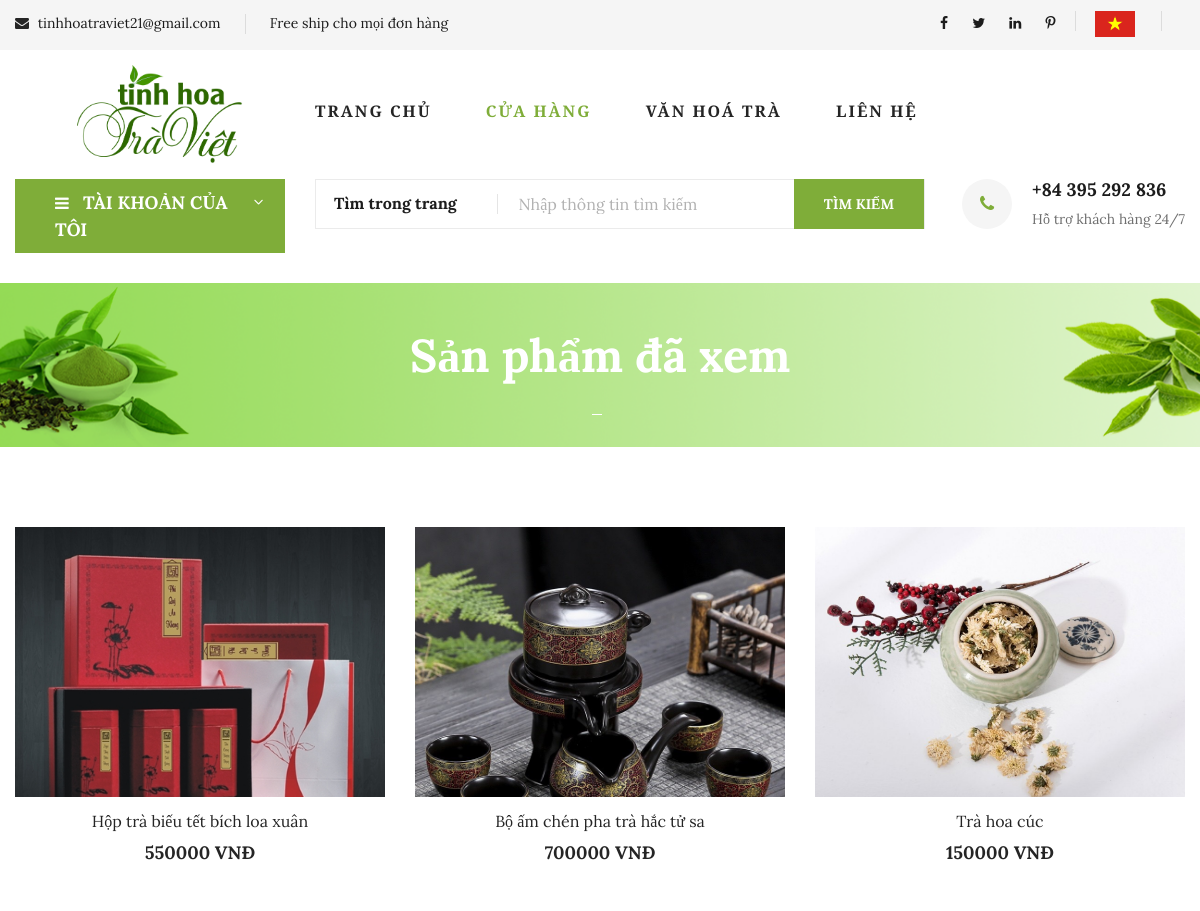
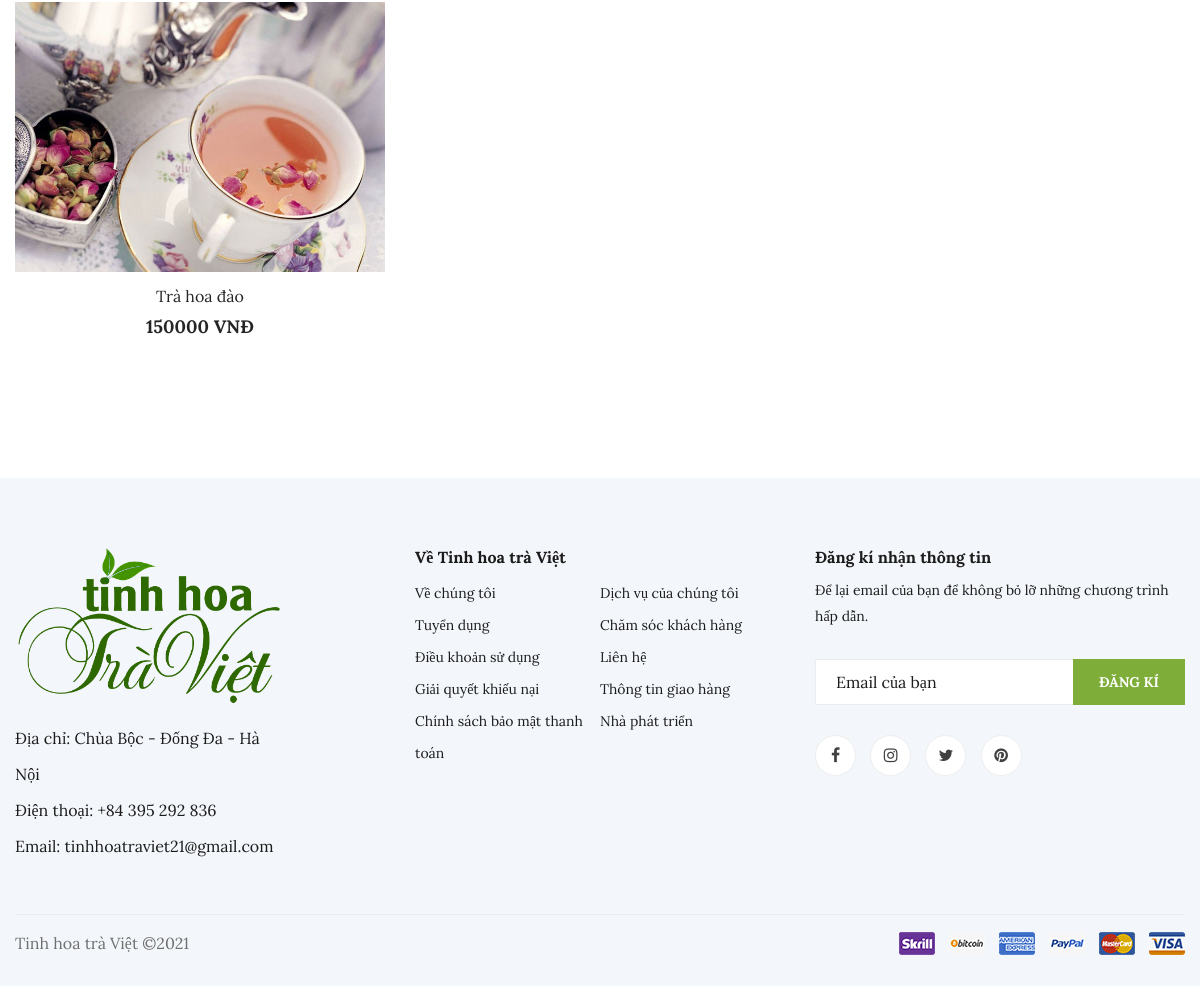
Page /san_pham_da_xem.php (signed in) on the committed database (2 pictures, top to bottom).
### tables this page shows
CREATE TABLE `tbl_sp_da_xem` (
  `ma_xem` int(11) NOT NULL,
  `ma_san_pham` int(11) NOT NULL,
  `sdt` varchar(10) NOT NULL,
  `tg_xem` timestamp NULL DEFAULT current_timestamp()
);

CREATE TABLE `tbl_san_pham` (
  `ma_san_pham` int(15) NOT NULL,
  `ma_loai_san_pham` int(11) NOT NULL,
  `ten_san_pham` varchar(100) NOT NULL,
  `so_luong` int(11) DEFAULT NULL,
  `khoi_luong` float DEFAULT NULL,
  `gia_nhap` float NOT NULL,
  `gia_ban` float NOT NULL,
  `giam_gia` float DEFAULT 0,
  `anh_minh_hoa` varchar(100) NOT NULL,
  `mo_ta_ngan_gon` text NOT NULL,
  `mo_ta` text NOT NULL
);

### san_pham_da_xem.php (the view, shortened to what this page needs)
<?php
    include './config.php';
?>
<!DOCTYPE html>
<html lang="zxx">
<head>
    <link rel="stylesheet" href="css/bootstrap.min.css" type="text/css">
    <link rel="stylesheet" href="css/font-awesome.min.css" type="text/css">
    <link rel="stylesheet" href="css/elegant-icons.css" type="text/css">
    <link rel="stylesheet" href="css/nice-select.css" type="text/css">
    <link rel="stylesheet" href="css/jquery-ui.min.css" type="text/css">
    <link rel="stylesheet" href="css/owl.carousel.min.css" type="text/css">
    <link rel="stylesheet" href="css/slicknav.min.css" type="text/css">
    <link rel="stylesheet" href="css/style.css" type="text/css">
</head>
<body>
    <header class="header">
        <div class="header__top">
            <div class="container">
                <div class="row">
                    <div class="col-lg-6">
                        <div class="header__top__left">
                            <ul>
                                <li><i class="fa fa-envelope"></i> tinhhoatraviet21@gmail.com</li>
                                <li>Free ship cho mọi đơn hàng</li>
                            </ul>
                        </div>
                    </div>
                    <div class="col-lg-6">
                        <div class="header__top__right">
                            <div class="header__top__right__social">
                                <a href="#"><i class="fa fa-facebook"></i></a>
                                <a href="#"><i class="fa fa-twitter"></i></a>
                                <a href="#"><i class="fa fa-linkedin"></i></a>
                                <a href="#"><i class="fa fa-pinterest-p"></i></a>
                            </div>
                            <div class="header__top__right__language">
                                <img src="img/VietNam.png" alt="" style="width: 40px">
                            </div>
                        </div>
                    </div>
                </div>
            </div>
        </div>
        <div class="container">
            <div class="row">
                <div class="col-lg-3">
                    <div class="header__logo">
                        <a href="./index.php"><img src="img/logo.png" alt=""></a>
                    </div>
                </div>
                <div class="col-lg-6">
                    <nav class="header__menu">
                        <ul>
                            <li><a href="./index.php">Trang chủ</a></li>
                            <li class="active"><a href="./shop-grid.php">Cửa hàng</a></li>
                            <li><a href="./blog.php">Văn hoá trà</a></li>
                            <li><a href="./contact.php">Liên hệ</a></li>
                        </ul>
                    </nav>
                </div>
                <div class="col-lg-3">
                    <div class="header__cart">
                    </div>
                </div>
            </div>
        </div>
    </header>
    <section class="hero hero-normal">
        <div class="container">
            <div class="row">
                <div class="col-lg-3">
                    <div class="hero__categories">
                        <div class="hero__categories__all">
                            <i class="fa fa-bars"></i>
                            <span>TÀI KHOẢN CỦA TÔI</span>
                        </div>
                    </div>
                </div>
                <div class="col-lg-9">
                    <div class="hero__search">
                        <div class="hero__search__form">
                            <form action="./search.php" method="POST">
                                <div class="hero__search__categories">
                                    Tìm trong trang
                                </div>
                                <input type="text" name="search" placeholder="Nhập thông tin tìm kiếm">
                                <button type="submit" name="search-click" class="site-btn">Tìm kiếm</button>
                            </form>
                        </div>
                        <div class="hero__search__phone">
                            <div class="hero__search__phone__icon">
                                <i class="fa fa-phone"></i>
                            </div>
                            <div class="hero__search__phone__text">
                                <h5>+84 395 292 836</h5>
                                <span>Hỗ trợ khách hàng 24/7</span>
                            </div>
                        </div>
                    </div>
                </div>
            </div>
        </div>
    </section>
    <section class="breadcrumb-section set-bg" data-setbg="img/nen_trang.png" style="width: auto; height: auto;">
        <div class="container">
            <div class="row">
                <div class="col-lg-12 text-center">
                    <div class="breadcrumb__text">
                        <h2>Sản phẩm đã xem</h2>
                        <div class="breadcrumb__option">
                        </div>
                    </div>
                </div>
            </div>
        </div>
    </section>
    <section class="product spad">
        <div class="container">
            <div class="row">
                <?php
                    $sdt = $_SESSION['sdt'];
                    $sql = "SELECT DISTINCT * FROM tbl_sp_da_xem a JOIN tbl_san_pham b ON a.ma_san_pham = b.ma_san_pham JOIN tbl_nguoi_dung c ON a.sdt = c.so_dien_thoai
                        WHERE a.sdt = '".$sdt."'
                        GROUP BY a.ma_san_pham order by tg_xem DESC limit 0,9";
                    $query=mysqli_query($con,$sql);
                    while($row=mysqli_fetch_array($query))
                    {
                ?>
                        <div class="col-lg-4 col-md-6 col-sm-6">
                            <div class="product__item">
                                <div class="product__item__pic set-bg" data-setbg="./img/product/<?php echo $row["anh_minh_hoa"] ?>">
                                </div>
                                <div class="product__item__text">
                                    <h6><a href="./shop-details.php?view=detail&idsp=<?php echo $row["ma_san_pham"] ?>"><?php echo $row["ten_san_pham"]?></a></h6>
                                    <h5><?php echo $row["gia_ban"]?> VNĐ</h5>
                                </div>
                            </div>
                        </div>
                <?php
                    };
                ?>
            </div>
                    <div class="product__pagination">
                    </div>
                </div>
    </section>
    <footer class="footer spad">
        <div class="container">
            <div class="row">
                <div class="col-lg-3 col-md-6 col-sm-6">
                    <div class="footer__about">
                        <div class="footer__about__logo">
                            <a href="./index.php"><img src="img/logo.png" alt=""></a>
                        </div>
                        <ul>
                            <li>Địa chỉ: Chùa Bộc - Đống Đa - Hà Nội</li>
                            <li>Điện thoại: +84 395 292 836</li>
                            <li>Email: tinhhoatraviet21@gmail.com</li>
                        </ul>
                    </div>
                </div>
                <div class="col-lg-4 col-md-6 col-sm-6 offset-lg-1">
                    <div class="footer__widget">
                        <h6>Về Tinh hoa trà Việt</h6>
                        <ul>
                            <li><a href="#">Về chúng tôi</a></li>
                            <li><a href="#">Tuyển dụng</a></li>
                            <li><a href="#">Điều khoản sử dụng</a></li>
                            <li><a href="#">Giải quyết khiếu nại</a></li>
                            <li><a href="#">Chính sách bảo mật thanh toán</a></li>
                        </ul>
                        <ul>
                            <li><a href="#">Dịch vụ của chúng tôi</a></li>
                            <li><a href="#">Chăm sóc khách hàng</a></li>
                            <li><a href="#">Liên hệ</a></li>
                            <li><a href="#">Thông tin giao hàng</a></li>
                            <li><a href="#">Nhà phát triển</a></li>
                        </ul>
                    </div>
                </div>
                <div class="col-lg-4 col-md-12">
                    <div class="footer__widget">
                        <h6>Đăng kí nhận thông tin</h6>
                        <p>Để lại email của bạn để không bỏ lỡ những chương trình hấp dẫn.</p>
                        <form action="#">
                            <input type="text" placeholder="Email của bạn">
                            <button type="submit" class="site-btn">Đăng kí</button>
                        </form>
                        <div class="footer__widget__social">
                            <a href="#"><i class="fa fa-facebook"></i></a>
                            <a href="#"><i class="fa fa-instagram"></i></a>
                            <a href="#"><i class="fa fa-twitter"></i></a>
                            <a href="#"><i class="fa fa-pinterest"></i></a>
                        </div>
                    </div>
                </div>
            </div>
            <div class="row">
                <div class="col-lg-12">
                    <div class="footer__copyright">
                        <div class="footer__copyright__text"><p>
  Tinh hoa trà Việt &copy;<script>document.write(new Date().getFullYear());</script>
  </p></div>
                        <div class="footer__copyright__payment"><img src="img/payment-item.png" alt=""></div>
                    </div>
                </div>
            </div>
        </div>
    </footer>
</body>
</html>

### rows in the picture
tbl_sp_da_xem: shows a picture, tbl_san_pham.ten_san_pham "Hộp trà biếu tết bích loa xuân", tbl_san_pham.gia_ban "550000"
tbl_sp_da_xem: shows a picture, tbl_san_pham.ten_san_pham "Bộ ấm chén pha trà hắc tử sa", tbl_san_pham.gia_ban "700000"
tbl_sp_da_xem: shows a picture, tbl_san_pham.ten_san_pham "Trà hoa cúc", tbl_san_pham.gia_ban "150000"
tbl_sp_da_xem: shows a picture, tbl_san_pham.ten_san_pham "Trà hoa đào", tbl_san_pham.gia_ban "150000"
